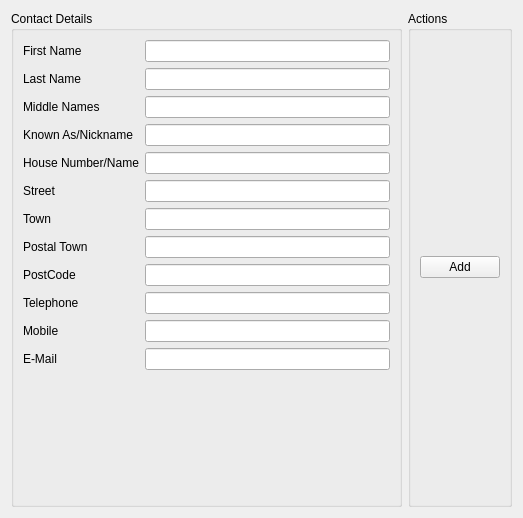
<?xml version="1.0" encoding="UTF-8"?>
<ui version="4.0">
 <class>formContact</class>
 <widget class="QWidget" name="formContact">
  <property name="geometry">
   <rect>
    <x>0</x>
    <y>0</y>
    <width>523</width>
    <height>518</height>
   </rect>
  </property>
  <property name="windowTitle">
   <string>Contact</string>
  </property>
  <layout class="QHBoxLayout" name="horizontalLayout">
   <item>
    <widget class="QGroupBox" name="groupBox_2">
     <property name="title">
      <string>Contact Details</string>
     </property>
     <layout class="QFormLayout" name="formLayout">
      <item row="0" column="0">
       <widget class="QLabel" name="label">
        <property name="text">
         <string>First Name</string>
        </property>
       </widget>
      </item>
      <item row="0" column="1">
       <widget class="QLineEdit" name="inputFirstName"/>
      </item>
      <item row="1" column="0">
       <widget class="QLabel" name="label_2">
        <property name="text">
         <string>Last Name</string>
        </property>
       </widget>
      </item>
      <item row="1" column="1">
       <widget class="QLineEdit" name="inputLastName"/>
      </item>
      <item row="2" column="0">
       <widget class="QLabel" name="label_6">
        <property name="text">
         <string>Middle Names</string>
        </property>
       </widget>
      </item>
      <item row="2" column="1">
       <widget class="QLineEdit" name="inputMiddleName"/>
      </item>
      <item row="3" column="0">
       <widget class="QLabel" name="inputKnownAs_2">
        <property name="text">
         <string>Known As/Nickname</string>
        </property>
       </widget>
      </item>
      <item row="3" column="1">
       <widget class="QLineEdit" name="inputKnownAs"/>
      </item>
      <item row="4" column="0">
       <widget class="QLabel" name="label_7">
        <property name="text">
         <string>House Number/Name</string>
        </property>
       </widget>
      </item>
      <item row="4" column="1">
       <widget class="QLineEdit" name="inputHouseNumber"/>
      </item>
      <item row="5" column="0">
       <widget class="QLabel" name="label_5">
        <property name="text">
         <string>Street</string>
        </property>
       </widget>
      </item>
      <item row="5" column="1">
       <widget class="QLineEdit" name="inputStreet"/>
      </item>
      <item row="6" column="0">
       <widget class="QLabel" name="label_9">
        <property name="text">
         <string>Town</string>
        </property>
       </widget>
      </item>
      <item row="6" column="1">
       <widget class="QLineEdit" name="inputTown"/>
      </item>
      <item row="7" column="0">
       <widget class="QLabel" name="label_8">
        <property name="text">
         <string>Postal Town</string>
        </property>
       </widget>
      </item>
      <item row="7" column="1">
       <widget class="QLineEdit" name="inputPostalTown"/>
      </item>
      <item row="8" column="0">
       <widget class="QLabel" name="label_11">
        <property name="text">
         <string>PostCode</string>
        </property>
       </widget>
      </item>
      <item row="8" column="1">
       <widget class="QLineEdit" name="inputPostCode"/>
      </item>
      <item row="9" column="0">
       <widget class="QLabel" name="label_10">
        <property name="text">
         <string>Telephone</string>
        </property>
       </widget>
      </item>
      <item row="9" column="1">
       <widget class="QLineEdit" name="inputTelephone"/>
      </item>
      <item row="10" column="0">
       <widget class="QLabel" name="inputMobile">
        <property name="text">
         <string>Mobile</string>
        </property>
       </widget>
      </item>
      <item row="10" column="1">
       <widget class="QLineEdit" name="inputFirstName_3"/>
      </item>
      <item row="11" column="0">
       <widget class="QLabel" name="label_12">
        <property name="text">
         <string>E-Mail</string>
        </property>
       </widget>
      </item>
      <item row="11" column="1">
       <widget class="QLineEdit" name="inputEmail"/>
      </item>
     </layout>
    </widget>
   </item>
   <item>
    <widget class="QGroupBox" name="groupBox">
     <property name="title">
      <string>Actions</string>
     </property>
     <layout class="QVBoxLayout" name="verticalLayout">
      <item>
       <widget class="QPushButton" name="buttonSubmitAdd">
        <property name="text">
         <string>Add</string>
        </property>
       </widget>
      </item>
     </layout>
    </widget>
   </item>
  </layout>
 </widget>
 <resources/>
 <connections/>
</ui>
